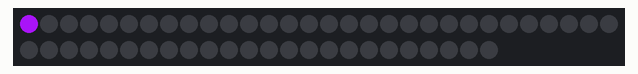
Simulated run of this sketch. Board: Arduino Uno, built with avr-gcc and run on an emulated ATmega328P. Shown: 54 RGB LEDs in strip order, left to right, continuing on the next row. Dim RGB values are drawn brighter than linear; random numbers use the default seed unless the sketch sets one.

Above: at 0.01 s.
At 19.33 s:
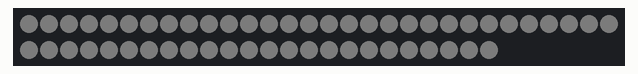
At 39.94 s:
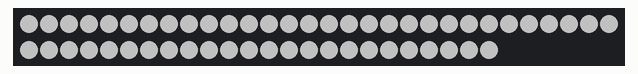

The sketch:

neopixels_test.ino
```cpp
// NeoPixel sketch that cycles through each led in strip

#include <Adafruit_NeoPixel.h>

// Which pin on the Arduino is connected to the NeoPixels?
#define PIN        14 // On Trinket or Gemma, suggest changing this to 1

// How many NeoPixels are attached to the Arduino?
#define NUMPIXELS 54 // Popular NeoPixel strip size

// When setting up the NeoPixel library, we tell it how many pixels,
// and which pin to use to send signals.
Adafruit_NeoPixel pixels(NUMPIXELS, PIN, NEO_GRB + NEO_KHZ800);

#define DELAYVAL 50 // Time (in milliseconds) to pause between pixels

void setup() {
  pixels.begin(); // INITIALIZE NeoPixel strip object (REQUIRED)

  //keep brightness less to keep power consumtion manageable
  pixels.setBrightness(255);
}

void loop() {
  for(int i=0; i<NUMPIXELS; i++) { // For each pixel...
    pixels.clear();
    pixels.setPixelColor(i, pixels.Color(random(255), random(255), random(255)));
    pixels.show();   // Send the updated pixel colors to the hardware.
    delay(DELAYVAL); // Pause before next pass through loop
  }
  for (int i = 0; i < 255; i++){
    setAll(i, i, i);
    delay(DELAYVAL);
  }
}

void setAll(byte r, byte g, byte b) {
  for (int i = 0; i < NUMPIXELS; i++) {
    pixels.setPixelColor(i, r, g, b);
  }
  pixels.show();
}
```
